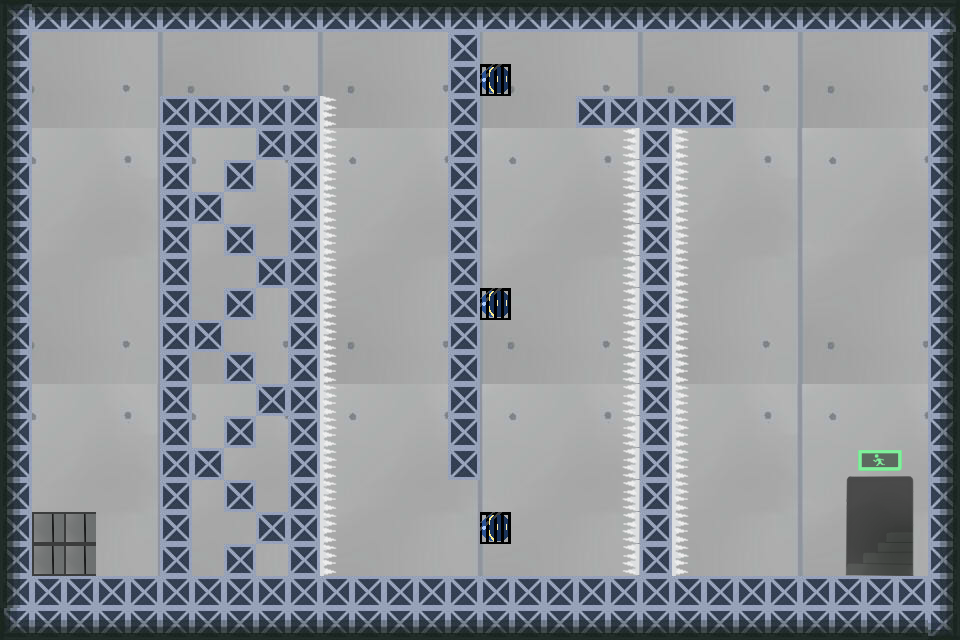

The image is a tile-based game level rendered from a .tmx file. Its description and source (layers, tilesets, objects; grid data summarised) follow:
An orthogonal 30x20 tile map with 32x32 px tiles, 5 tile layers (Bcakground, Platform, Snare, Cage, ...).

<map version="1.0" tiledversion="1.1.4" orientation="orthogonal" renderorder="right-down" width="30" height="20" tilewidth="32" tileheight="32" infinite="0" nextobjectid="1">
 <tileset firstgid="1" source="地图素材.tsx" />
 <layer name="Bcakground" width="30" height="20">
  <data>[600 cells, 600 non-empty, 40 distinct tile ids]</data>
 </layer>
 <layer name="Platform" width="30" height="20">
  <data>[600 cells, 204 non-empty, 3 distinct tile ids]</data>
 </layer>
 <layer name="Snare" width="30" height="20">
  <data>[600 cells, 58 non-empty, 15 distinct tile ids]</data>
 </layer>
 <layer name="Cage" width="30" height="20">
  <data>[600 cells, 3 non-empty, 1 distinct tile ids]</data>
 </layer>
 <layer name="Target" width="30" height="20">
  <data>[600 cells, 4 non-empty, 1 distinct tile ids]</data>
 </layer>
</map>
